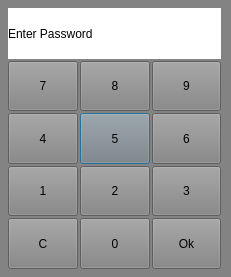
<?xml version="1.0" encoding="UTF-8"?>
<ui version="4.0">
 <class>Dialog</class>
 <widget class="QDialog" name="Dialog">
  <property name="geometry">
   <rect>
    <x>0</x>
    <y>0</y>
    <width>231</width>
    <height>277</height>
   </rect>
  </property>
  <property name="windowTitle">
   <string>Dialog</string>
  </property>
  <property name="styleSheet">
   <string notr="true">background-color: rgb(131, 131, 131);</string>
  </property>
  <widget class="QWidget" name="gridLayoutWidget">
   <property name="geometry">
    <rect>
     <x>8</x>
     <y>8</y>
     <width>213</width>
     <height>261</height>
    </rect>
   </property>
   <layout class="QGridLayout" name="gridLayout">
    <property name="spacing">
     <number>2</number>
    </property>
    <item row="2" column="1">
     <widget class="QPushButton" name="btn5">
      <property name="sizePolicy">
       <sizepolicy hsizetype="Expanding" vsizetype="Expanding">
        <horstretch>0</horstretch>
        <verstretch>0</verstretch>
       </sizepolicy>
      </property>
      <property name="text">
       <string>5</string>
      </property>
     </widget>
    </item>
    <item row="2" column="2">
     <widget class="QPushButton" name="btn6">
      <property name="sizePolicy">
       <sizepolicy hsizetype="Expanding" vsizetype="Expanding">
        <horstretch>0</horstretch>
        <verstretch>0</verstretch>
       </sizepolicy>
      </property>
      <property name="text">
       <string>6</string>
      </property>
     </widget>
    </item>
    <item row="1" column="0">
     <widget class="QPushButton" name="btn7">
      <property name="sizePolicy">
       <sizepolicy hsizetype="Expanding" vsizetype="Expanding">
        <horstretch>0</horstretch>
        <verstretch>0</verstretch>
       </sizepolicy>
      </property>
      <property name="text">
       <string>7</string>
      </property>
     </widget>
    </item>
    <item row="2" column="0">
     <widget class="QPushButton" name="btn4">
      <property name="sizePolicy">
       <sizepolicy hsizetype="Expanding" vsizetype="Expanding">
        <horstretch>0</horstretch>
        <verstretch>0</verstretch>
       </sizepolicy>
      </property>
      <property name="text">
       <string>4</string>
      </property>
     </widget>
    </item>
    <item row="3" column="1">
     <widget class="QPushButton" name="btn2">
      <property name="sizePolicy">
       <sizepolicy hsizetype="Expanding" vsizetype="Expanding">
        <horstretch>0</horstretch>
        <verstretch>0</verstretch>
       </sizepolicy>
      </property>
      <property name="text">
       <string>2</string>
      </property>
     </widget>
    </item>
    <item row="4" column="1">
     <widget class="QPushButton" name="btn0">
      <property name="sizePolicy">
       <sizepolicy hsizetype="Expanding" vsizetype="Expanding">
        <horstretch>0</horstretch>
        <verstretch>0</verstretch>
       </sizepolicy>
      </property>
      <property name="text">
       <string>0</string>
      </property>
     </widget>
    </item>
    <item row="1" column="1">
     <widget class="QPushButton" name="btn8">
      <property name="sizePolicy">
       <sizepolicy hsizetype="Expanding" vsizetype="Expanding">
        <horstretch>0</horstretch>
        <verstretch>0</verstretch>
       </sizepolicy>
      </property>
      <property name="text">
       <string>8</string>
      </property>
     </widget>
    </item>
    <item row="1" column="2">
     <widget class="QPushButton" name="btn9">
      <property name="sizePolicy">
       <sizepolicy hsizetype="Expanding" vsizetype="Expanding">
        <horstretch>0</horstretch>
        <verstretch>0</verstretch>
       </sizepolicy>
      </property>
      <property name="text">
       <string>9</string>
      </property>
     </widget>
    </item>
    <item row="3" column="0">
     <widget class="QPushButton" name="btn1">
      <property name="sizePolicy">
       <sizepolicy hsizetype="Expanding" vsizetype="Expanding">
        <horstretch>0</horstretch>
        <verstretch>0</verstretch>
       </sizepolicy>
      </property>
      <property name="text">
       <string>1</string>
      </property>
     </widget>
    </item>
    <item row="3" column="2">
     <widget class="QPushButton" name="btn3">
      <property name="sizePolicy">
       <sizepolicy hsizetype="Expanding" vsizetype="Expanding">
        <horstretch>0</horstretch>
        <verstretch>0</verstretch>
       </sizepolicy>
      </property>
      <property name="text">
       <string>3</string>
      </property>
     </widget>
    </item>
    <item row="4" column="2">
     <widget class="QPushButton" name="btnOk">
      <property name="sizePolicy">
       <sizepolicy hsizetype="Expanding" vsizetype="Expanding">
        <horstretch>0</horstretch>
        <verstretch>0</verstretch>
       </sizepolicy>
      </property>
      <property name="text">
       <string>Ok</string>
      </property>
     </widget>
    </item>
    <item row="0" column="0" colspan="3">
     <widget class="QLabel" name="label">
      <property name="sizePolicy">
       <sizepolicy hsizetype="Expanding" vsizetype="Expanding">
        <horstretch>0</horstretch>
        <verstretch>0</verstretch>
       </sizepolicy>
      </property>
      <property name="styleSheet">
       <string notr="true">background-color: rgb(255, 255, 255);
color: rgb(0, 0, 0);</string>
      </property>
      <property name="text">
       <string>Enter Password</string>
      </property>
     </widget>
    </item>
    <item row="4" column="0">
     <widget class="QPushButton" name="btnC">
      <property name="sizePolicy">
       <sizepolicy hsizetype="Expanding" vsizetype="Expanding">
        <horstretch>0</horstretch>
        <verstretch>0</verstretch>
       </sizepolicy>
      </property>
      <property name="text">
       <string>C</string>
      </property>
     </widget>
    </item>
   </layout>
  </widget>
 </widget>
 <resources/>
 <connections/>
</ui>
